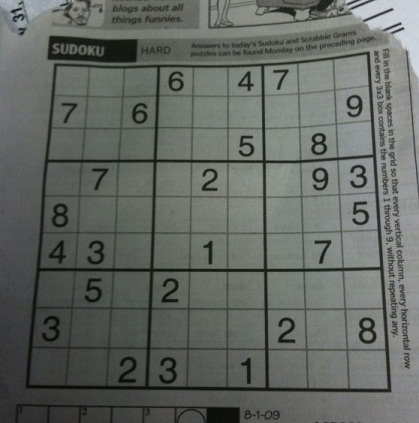
#> input picture Computer_Vision/Samples/img_1.png, 419 x 423 px
$ python Morphological_operaions.py
#> lines starting #> are read from the running program, lines starting #| are printed output that depends on the picture; after the words box and inside, x2 and y2 are one past the last pixel; in counts of white or black regions, pixels touching at a corner belong together
import cv2
import numpy as np
import matplotlib.pyplot as plt
import cv2 as cv

image = cv.imread("Samples/img_1.png")
#> image is the input picture: shape (423, 419, 3); mean B, G, R 98.9, 103.6, 99.4

img = cv.cvtColor(image, cv.COLOR_BGR2GRAY)
retval, S_binary_thresh = cv.threshold(image, 127.0, 255.0, cv.THRESH_BINARY)
retval, binary_thresh_inverse = cv.threshold(image, 127.0, 255.0, cv.THRESH_BINARY_INV)
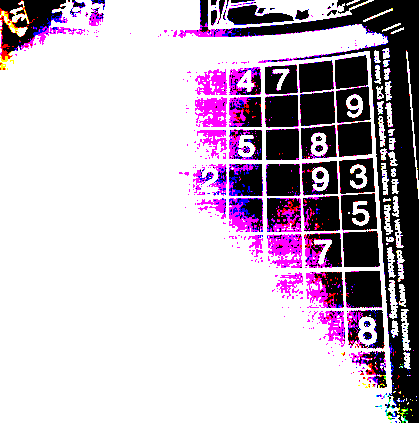
#> binary_thresh_inverse: shape (423, 419, 3); mean B, G, R 198.4, 183.4, 197.6
retval, binary_thresh_truncate = cv.threshold(image, 127.0, 255.0, cv.THRESH_TRUNC)
retval, binary_thresh_zero = cv.threshold(image, 127.0, 255.0, cv.THRESH_TOZERO)
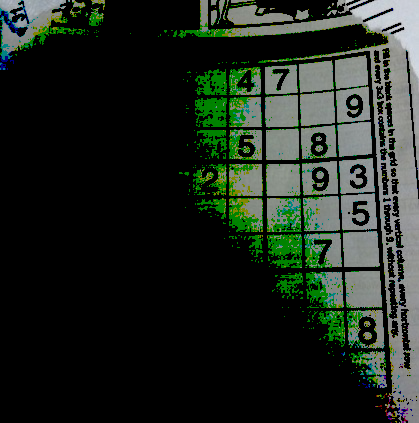
#> binary_thresh_zero: shape (423, 419, 3); mean B, G, R 31.9, 40.2, 31.9
retval, binary_thresh_zero_inverse = cv.threshold(image, 127.0, 255.0, cv.THRESH_TOZERO_INV)


# Adaptive threshholding
adap1 = cv.adaptiveThreshold(img, 255, cv.ADAPTIVE_THRESH_MEAN_C, cv.THRESH_BINARY, 11, 2)
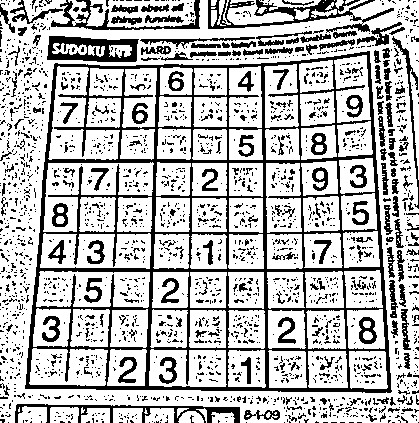
#> adap1: shape (423, 419); 73% white; 2115 black regions (1905 under 20 px), largest, box (x1, y1, x2, y2) and area: (25, 51, 392, 393) 18441, (208, 0, 394, 33) 1810, (47, 36, 139, 62) 1408
adap2 = cv.adaptiveThreshold(img, 255, cv.ADAPTIVE_THRESH_GAUSSIAN_C, cv.THRESH_BINARY, 11, 2)
#> adap2: shape (423, 419); 74.8% white; black in thin lines or dots

# Morphological operations
kernel = np.ones((2,2), np.uint8)
dilation = cv.dilate(adap1, kernel , iterations = 1)
#> dilation: shape (423, 419); 86.2% white; black in thin lines or dots
erosion = cv.erode(adap1, kernel , iterations = 2)
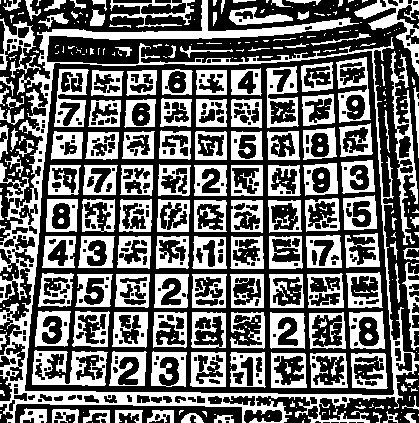
#> erosion: shape (423, 419); 42% white; 393 white regions (229 under 20 px), largest, box (x1, y1, x2, y2) and area: (0, 0, 419, 423) 14045, (32, 350, 108, 386) 1524, (390, 51, 418, 245) 1408
opening = cv.morphologyEx(adap1, cv.MORPH_OPEN, kernel)
#> opening: shape (423, 419); 71.9% white; 1574 black regions (1317 under 20 px), largest, box (x1, y1, x2, y2) and area: (26, 52, 393, 394) 18578, (141, 0, 403, 50) 3500, (48, 37, 140, 63) 1433
closing = cv.morphologyEx(adap1, cv.MORPH_CLOSE, kernel)
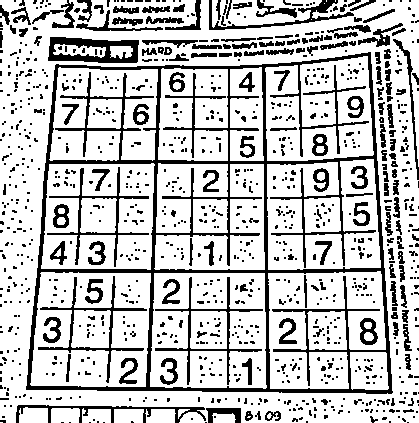
#> closing: shape (423, 419); 76.6% white; 1020 black regions (830 under 20 px), largest, box (x1, y1, x2, y2) and area: (26, 52, 393, 394) 14755, (48, 37, 139, 63) 1327, (38, 276, 147, 383) 1035
Morph_grad = cv.morphologyEx(adap1, cv.MORPH_GRADIENT, kernel)
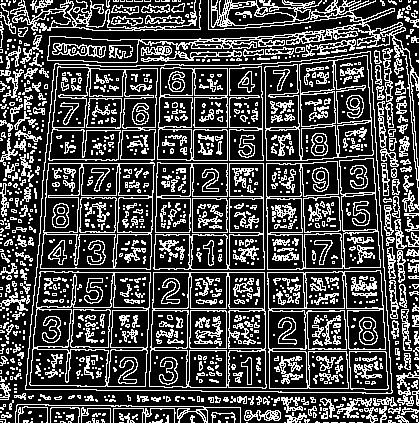
#> Morph_grad: shape (423, 419); 28.7% white in thin lines or dots
Top_hat = cv.morphologyEx(adap1, cv.MORPH_TOPHAT, kernel)
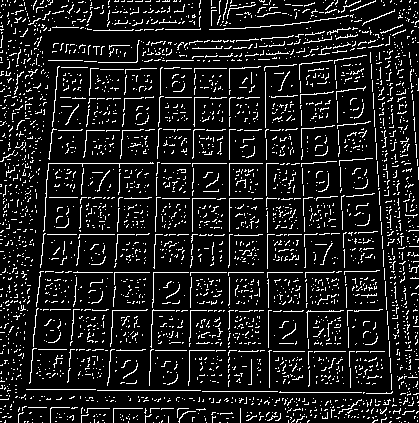
#> Top_hat: shape (423, 419); 11.4% white in thin lines or dots


titles = ['Original image', 'S_binary_thresh', 'binary inverse',
          'binary trunc', 'thresh to zero', 'thresh to zero inverse',
          'adaptive mean', 'adaptive gaussian', 'dilation', 'erosion',
          'opening', 'Closing', 'Morph_grad', 'Top_hat']

images = [image, S_binary_thresh, binary_thresh_inverse,
          binary_thresh_truncate, binary_thresh_zero, binary_thresh_zero_inverse,
          adap1, adap2, dilation, erosion, opening, closing, Morph_grad, Top_hat]


for i in range(14):
    plt.subplot(2, 7, i+1), plt.imshow(images[i], 'gray')
    plt.title(titles[i])
    plt.xticks([]), plt.yticks([])

plt.show()
#> figure, not shown here; B, G, R data is drawn as R, G, B

cv.waitKey(0)
cv.destroyAllWindows()

$ run again, with Computer_Vision/Samples/img_3.png copied over Computer_Vision/Samples/img_1.png
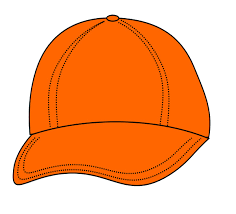
#> input picture Computer_Vision/Samples/img_3.png, 236 x 214 px
#> image is the input picture: shape (214, 236, 3); mean B, G, R 126.6, 175.1, 247.8
#> `adap1 = cv.adaptiveThreshold(img, 255, cv.ADAPTIVE_THRESH_MEAN_C, cv.T..`:
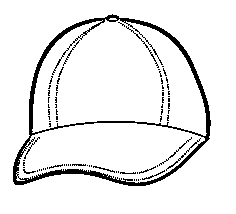
#> adap1: shape (214, 236); 92.4% white; 76 black regions (63 under 20 px), largest, box (x1, y1, x2, y2) and area: (13, 14, 211, 186) 3046, (126, 26, 159, 68) 68, (166, 138, 201, 171) 66
#> adap2: shape (214, 236); 95.2% white; black in thin lines or dots, all inside (x1, y1, x2, y2) = (13, 14, 211, 186)
#> dilation: shape (214, 236); 96.3% white; black in thin lines or dots, all inside (x1, y1, x2, y2) = (14, 16, 211, 186)
#> erosion: shape (214, 236); 84.4% white; 1 black region, box (x1, y1, x2, y2) and area: (13, 14, 213, 188) 7875
#> opening: shape (214, 236); 91.7% white; 1 black region, box (x1, y1, x2, y2) and area: (14, 15, 212, 187) 4178
#> closing: shape (214, 236); 93.9% white; 78 black regions (70 under 20 px), largest, box (x1, y1, x2, y2) and area: (14, 16, 212, 187) 2420, (98, 122, 136, 124) 76, (138, 123, 156, 126) 36
#> Morph_grad: shape (214, 236); 8.3% white in thin lines or dots, all inside (x1, y1, x2, y2) = (13, 14, 212, 187)
#> `Top_hat = cv.morphologyEx(adap1, cv.MORPH_TOPHAT, kernel)`:
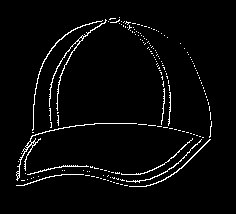
#> Top_hat: shape (214, 236); 3.4% white in thin lines or dots, all inside (x1, y1, x2, y2) = (16, 17, 212, 187)
